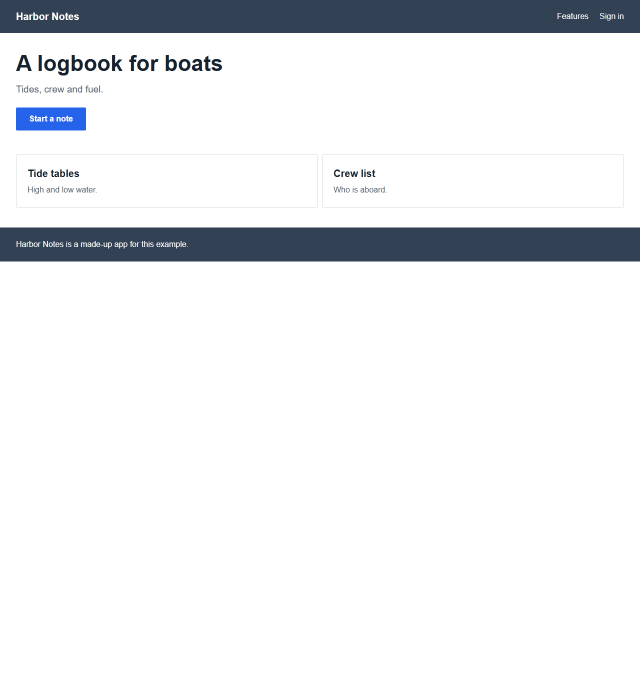
#> input picture examples/captures/first-try/screenshot-1280.png, 1280 x 1400 px, found by its file name (shown at 1/2 size); its folder holds 3 pictures in this run
$ python bench.py
#> lines starting #> are read from the running program, lines starting #| are printed output that depends on the picture
### rebuild_proof.py
#!/usr/bin/env python3
"""rebuild-proof: study an app you like from the outside, build your own version, and prove how close you got.

The layout diff and the feature parity score are ported from Jakeschincariol/replica-skill (MIT). The screens-to-stories
flow and the measuring come from daveebbelaar/bama (MIT). Needs Pillow and numpy, plus Edge or Chrome for `capture`.
"""
import argparse, base64, csv, html, io, json, os, re, shutil, subprocess, sys, tempfile, time
from collections import Counter
from html.parser import HTMLParser
from pathlib import Path

import numpy as np
from PIL import Image

HERE = Path(__file__).resolve().parent
WIDTHS = (1280, 768, 390)
GOOD = 80.0  # your own words and colors keep a rebuild from reaching 100: replica-skill calls 75+ close and 90+ a match
SKIP = {"script", "style", "noscript", "template", "svg", "head", "title", "meta", "link"}
PARTS = {"header", "nav", "main", "footer", "aside", "form", "ul", "ol", "table", "img", "video", "button", "input", "select", "textarea", "h1", "h2", "h3", "h4", "section"}
VOID = {"img", "input", "br", "hr", "meta", "link", "source", "area", "base", "col", "embed", "param", "track", "wbr"}


# ---------- capture: what a visitor sees, at three widths ----------
class _Dom(HTMLParser):
    # [20 lines left out: functions __init__, handle_starttag, not called in this run]

    def handle_startendtag(self, tag, attrs):
        self.handle_starttag(tag, attrs)

    # [87 lines left out: functions handle_endtag, handle_data, parse_dom, target_url, find_browser, _headless and 1 more, not called in this run]


# ---------- layout and pixels (numpy port of replica-skill's imgdiff.py; same indexes, thresholds and grid) ----------
def _to_width(arr, target):
    h, w = arr.shape[:2]
    if w == target:
        return arr
    new_h = max(1, int(round(h * target / float(w))))
    return arr[(np.arange(new_h) * h // new_h)[:, None], np.arange(target) * w // target]


def _gray(a):
    a = a.astype(np.int32)
    return (299 * a[..., 0] + 587 * a[..., 1] + 114 * a[..., 2]) // 1000


def _edges(g, threshold):
    right = np.concatenate([g[:, 1:], g[:, -1:]], axis=1)
    below = np.concatenate([g[1:], g[-1:]], axis=0)
    return (np.abs(right - g) + np.abs(below - g)) > threshold


def _sum_blocks(a, n, cols):
    ys, xs = np.arange(0, a.shape[0], n), np.arange(cols) * n
    return np.add.reduceat(np.add.reduceat(a, ys, axis=0), xs, axis=1)


def diff_pictures(a, b, width=480, cols=12, tolerance=24, edge_threshold=40):
    """Layout: compares edge density cell by cell, ignores color, and scores only cells with something in them.
    Pixels: the share within tolerance, for your own regressions rather than for chasing the original."""
    target = min(width, a.shape[1], b.shape[1])
    pa, pb = _to_width(a, target), _to_width(b, target)
    delta = (pb.shape[0] - pa.shape[0]) / pa.shape[0] * 100 if pa.shape[0] else 0.0
    h = min(pa.shape[0], pb.shape[0])
    pa, pb = pa[:h], pb[:h]
    cell = max(1, target // cols)
    use = pa.shape[1] - pa.shape[1] % cell if target >= cols else target
    n_cols = use // cell
    ea, eb = _edges(_gray(pa), edge_threshold)[:, :use].astype(float), _edges(_gray(pb), edge_threshold)[:, :use].astype(float)
    area = _sum_blocks(np.ones(ea.shape), cell, n_cols)
    da, db = _sum_blocks(ea, cell, n_cols) / area, _sum_blocks(eb, cell, n_cols) / area
    top = np.maximum(da, db)
    busy = top >= 0.01
    sims = np.ones(top.shape)
    sims[busy] = 1 - np.abs(da[busy] - db[busy]) / top[busy]
    layout = float(sims[busy].mean()) * 100 if busy.any() else 100.0
    changed = np.abs(pa.astype(int) - pb.astype(int)).max(axis=2) > tolerance
    return {"layout": layout, "pixel": 100 * (1 - float(changed.mean())), "height_delta_pct": delta, "flags": busy & (sims < 0.6), "cell": cell, "at": (pa, pb)}


# [45 lines left out: functions where_most, heat, parts_likeness, borrowed, not called in this run]


# ---------- feature parity (port of replica-skill's parity.py: must 3, should 2, could 1; partial counts half) ----------
WEIGHT = {"must": 3, "should": 2, "could": 1, "p0": 3, "p1": 2, "p2": 1}
CREDIT = {"yes": 1.0, "done": 1.0, "partial": 0.5, "no": 0.0, "": 0.0, "todo": 0.0}


# [35 lines left out: function parity, not called in this run]


# ---------- measure ----------
def _hex(c):
    return "#%02x%02x%02x" % tuple(int(v) for v in c)


def _rgb(path):
    with Image.open(path) as im:
        return im.convert("RGB")


# [34 lines left out: functions palette, measure, not called in this run]


# ---------- compare ----------
def load_capture(folder):
    folder = Path(folder)
    shots = {int(m[1]): p for p in folder.glob("screenshot-*.png") if (m := re.fullmatch(r"screenshot-(\d+)\.png", p.name))}
    info = json.loads((folder / "capture.json").read_text(encoding="utf-8")) if (folder / "capture.json").exists() else None
    return shots, info


# [6 lines left out: function _b64, not called in this run]


def compare(orig, build, out, good=GOOD):
    sa, ia = load_capture(orig)
    sb, ib = load_capture(build)
    if not sa:
        raise ValueError(f"no screenshot-<width>.png in {orig}")
    out = Path(out)
    out.mkdir(parents=True, exist_ok=True)
    todo, widths, cards, blank = [], [], [], False
    for w in sorted(sa, reverse=True):
        a = _rgb(sa[w])
        if w not in sb:
            widths.append({"width": w, "layout": 0.0, "pixel": 0.0})
            todo.append(f"At {w} px: the build has no screenshot. Capture it at this width.")
            continue
        b = _rgb(sb[w])
        arr_a, arr_b = np.array(a), np.array(b)
        d = diff_pictures(arr_a, arr_b)
        s = d["layout"]
        widths.append({"width": w, "layout": round(s, 1), "pixel": round(d["pixel"], 1)})
        if len(palette(arr_b, 0.002)) <= 1 and len(palette(arr_a, 0.002)) > 1:
            blank = True
            todo.append(f"At {w} px: the build is blank. Check that it starts and loads.")
        if abs(d["height_delta_pct"]) > 10:
            todo.append(f"At {w} px: the build's page is {abs(d['height_delta_pct']):.0f}% {'taller' if d['height_delta_pct'] > 0 else 'shorter'} than the original.")
        if s < good:
            todo.append(f"At {w} px: layout {s:.0f}%. The {where_most(d['flags']) or 'whole page'} differs most.")
            ma, mb = measure(a), measure(b)
            if len(ma["rows"]) != len(mb["rows"]):
                todo.append(f"At {w} px: the original has {len(ma['rows'])} rows of content and the build has {len(mb['rows'])}.")
            if ma["common_gap"] is not None and mb["common_gap"] is not None and ma["common_gap"] != mb["common_gap"]:
                todo.append(f"At {w} px: the usual gap between rows is {ma['common_gap']} px in the original and {mb['common_gap']} px in the build.")
        cards.append(f'<section><h2>{w} px <span class="{"ok" if s >= good else "no"}">layout {s:.0f}%</span> <small>exact pixels {d["pixel"]:.0f}%</small></h2><div class="r"><figure><img src="{_b64(a)}"><figcaption>Original</figcaption></figure><figure><img src="{_b64(b)}"><figcaption>Your build</figcaption></figure><figure><img src="{_b64(heat(d))}"><figcaption>Where the layout differs</figcaption></figure></div></section>')
    parts = taken = None
    if ia and ib:
        parts, taken = parts_likeness(ia, ib), borrowed(ia, ib)
        if parts and parts["missing"]:
            todo.append(f"Parts {parts['similarity']:.0f}% there. The original has more of: " + ", ".join(f"{k} ({v})" for k, v in parts["missing"].items()))
        if taken["name"]:
            todo.append(f"Make it yours: the build still says the original's name, \"{taken['name']}\".")
        if taken["phrases"]:
            todo.append("Make it yours: write your own words for " + "; ".join(f'"{p}"' for p in taken["phrases"][:4]) + ".")
    score = sum(w["layout"] for w in widths) / len(widths)
    rep = {"score": round(score, 1), "good_enough": score >= good and not blank, "bar": good, "widths": widths, "parts": parts, "borrowed": taken, "todo": todo}
    (out / "report.json").write_text(json.dumps(rep, indent=1, ensure_ascii=False), encoding="utf-8")
    items = "".join(f"<li>{html.escape(t)}</li>" for t in todo) or "<li>Nothing left on the list.</li>"
    extra = f'<div class="s"><b>{parts["similarity"]:.0f}%</b><span>parts there</span></div>' if parts else ""
    (out / "report.html").write_text(f"""<!doctype html><meta charset="utf-8"><title>rebuild-proof report</title><style>
body{{margin:0;background:#101318;color:#e7ebf0;font:15px/1.45 system-ui,Segoe UI,sans-serif;padding:28px;max-width:1100px}} h1{{margin:0 0 14px;font-size:24px}} h2{{font-size:16px;margin:24px 0 10px}} h2 span{{margin-left:8px}} small{{color:#94a0af;font-weight:400;margin-left:8px}}
.ok{{color:#6ee7a0}} .no{{color:#fbbf60}} .g{{display:flex;gap:10px;flex-wrap:wrap}} .s{{background:#191e26;border:1px solid #2b3340;border-radius:8px;padding:10px 18px}} .s b{{font-size:28px;display:block}} .s span{{color:#94a0af;font-size:12px}}
.r{{display:flex;gap:12px;flex-wrap:wrap}} figure{{margin:0;width:320px}} img{{width:100%;border:1px solid #2b3340;border-radius:6px;display:block}} figcaption{{color:#94a0af;font-size:12px;margin-top:4px}} li{{margin:3px 0}}
</style><h1>How close is your build?</h1><div class="g"><div class="s"><b class="{'ok' if rep['good_enough'] else 'no'}">{score:.0f}%</b><span>layout alike, bar is {good:.0f}%. Colors are ignored</span></div>{extra}</div><h2>What to fix next</h2><ul>{items}</ul>{''.join(cards)}""", encoding="utf-8")
    return rep


# ---------- stories ----------
# [111 lines left out: functions write_stories, demo, main, not called in this run]


# [2 lines that do not run on import are left out]

### bench/bench.py
"""Time the six layout comparisons on the bundled captures, then a whole compare with reports. Usage: python bench/bench.py"""
import statistics, sys, tempfile, time
from pathlib import Path

import numpy as np
from PIL import Image

sys.path.insert(0, str(Path(__file__).resolve().parent.parent))
import rebuild_proof as r

cap = r.HERE / "examples" / "captures"
pairs = [(np.array(Image.open(cap / "original" / f"screenshot-{w}.png").convert("RGB")), np.array(Image.open(cap / b / f"screenshot-{w}.png").convert("RGB"))) for w in (1280, 768, 390) for b in ("first-try", "fixed")]
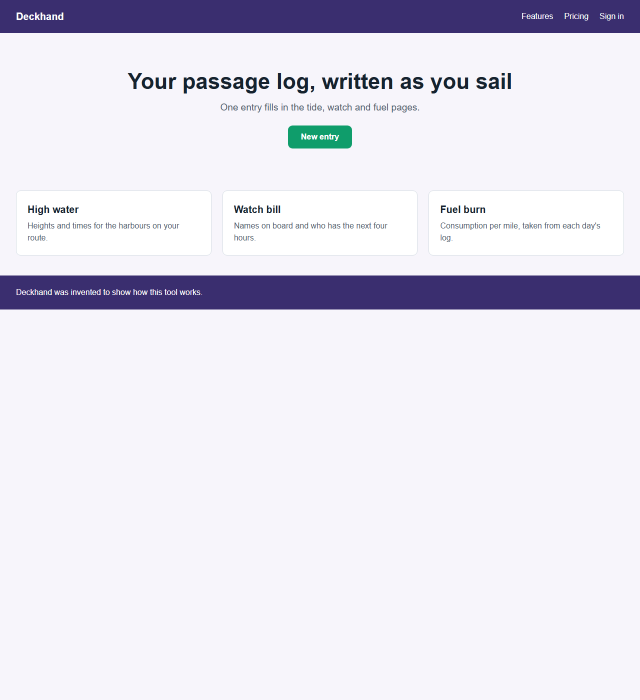
#> input picture examples/captures/fixed/screenshot-1280.png, 1280 x 1400 px (shown at 1/2 size)
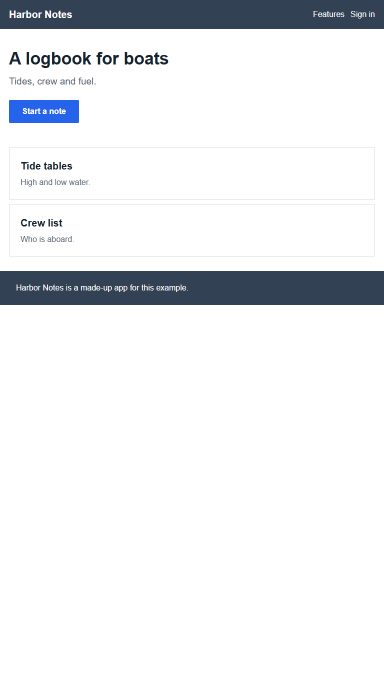
#> input picture examples/captures/first-try/screenshot-768.png, 768 x 1400 px, found by its file name (shown at 1/2 size)
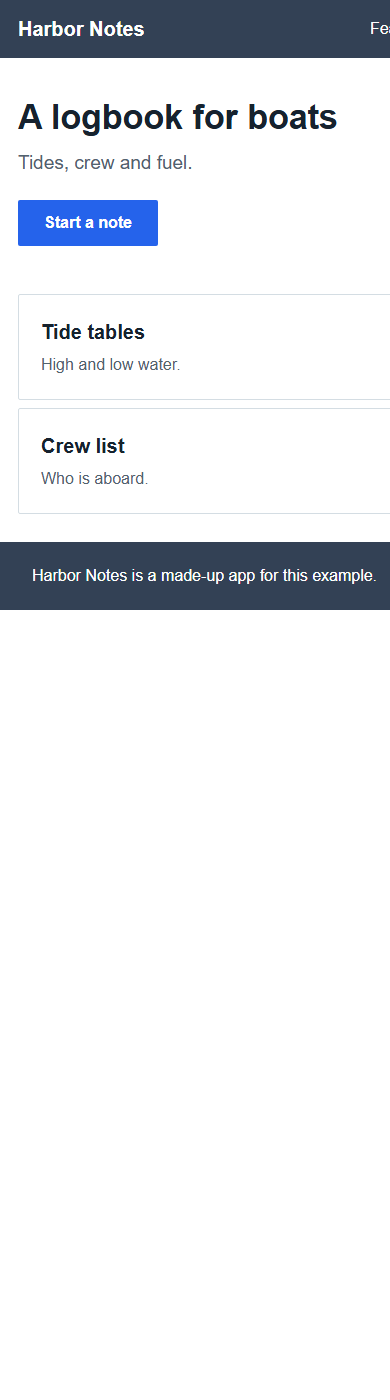
#> input picture examples/captures/first-try/screenshot-390.png, 390 x 1400 px, found by its file name
#> pairs = 6 items
six, whole = [], []
with tempfile.TemporaryDirectory() as d:
    for _ in range(5):
        t = time.perf_counter()
        for a, b in pairs:
            r.diff_pictures(a, b)
#> this loop made 6 passes
#> (target in diff_pictures, cell in diff_pictures, use in diff_pictures, layout in diff_pictures) on passes 1 to 4: (480, 40, 480, 100), (480, 40, 480, 33.49), (480, 40, 480, 100), (480, 40, 480, 100)
#> (target in diff_pictures, cell in diff_pictures, use in diff_pictures, layout in diff_pictures) on passes 5 to 6: (390, 32, 384, 100), (390, 32, 384, 100)
#> pass 1, in diff_pictures, `pa, pb = _to_width(a, target), _to_width(b, target)`:
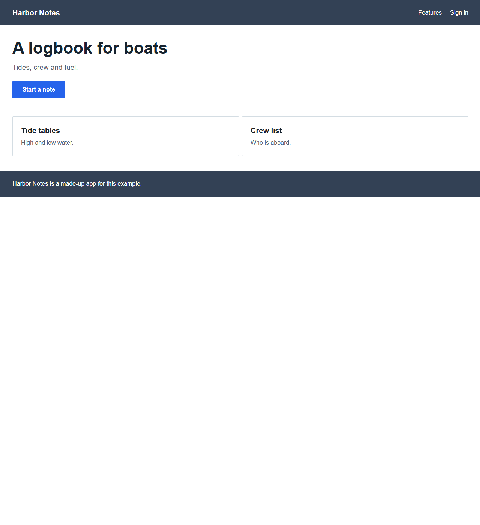
#> pa: shape (525, 480, 3); mean of channels 0, 1, 2 233.7, 235.3, 237.8; drawn as R, G, B
#> pass 1, in _edges, `right = np.concatenate([g[:, 1:], g[:, -1:]], axis=1)`:
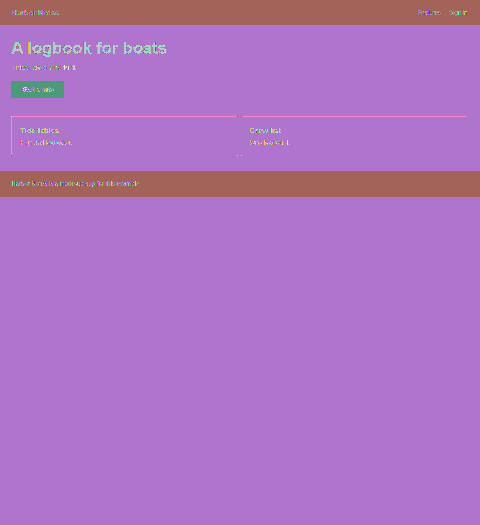
#> right: shape (525, 480) int32; 157 distinct labels, from 31 to 255; one colour per label, 0 black
#> pass 1, in _edges, `below = np.concatenate([g[1:], g[-1:]], axis=0)`:
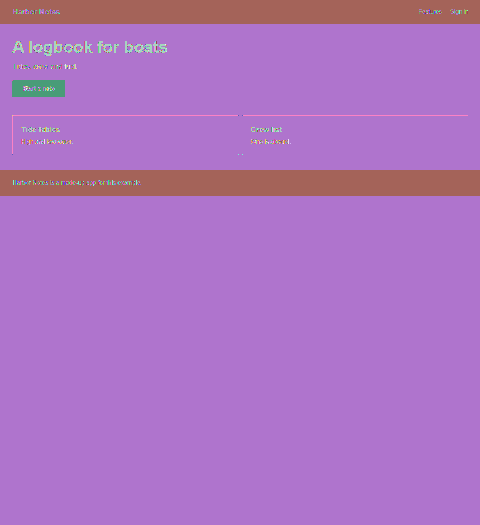
#> below: shape (525, 480) int32; 157 distinct labels, from 31 to 255; one colour per label, 0 black
        six.append(time.perf_counter() - t)
        t = time.perf_counter()
        r.compare(cap / "original", cap / "first-try", d)
#> (the run stopped early here; a loop or call above may not have finished)
